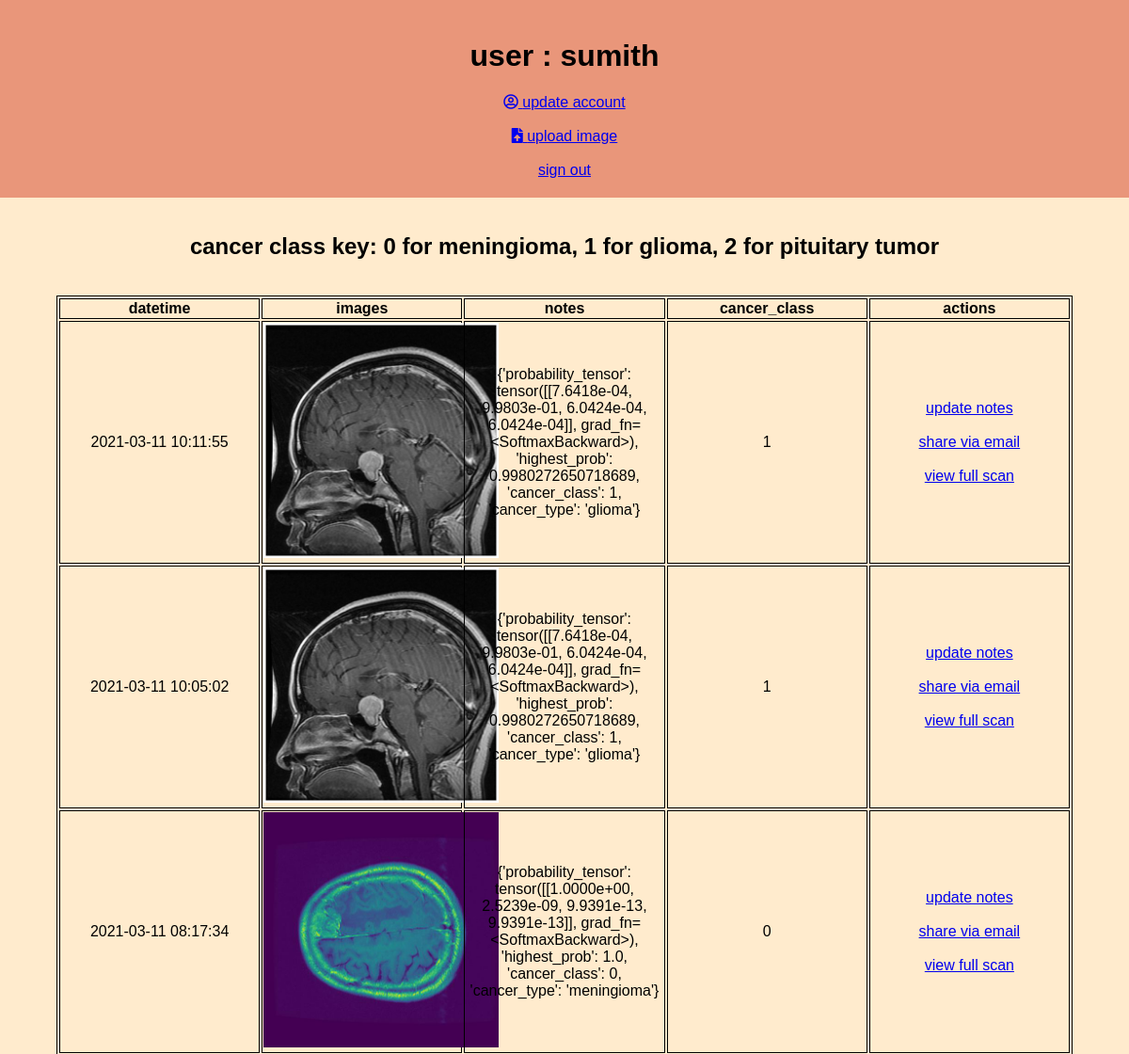
The page /user/1 (upper part) on the database as committed earlier.
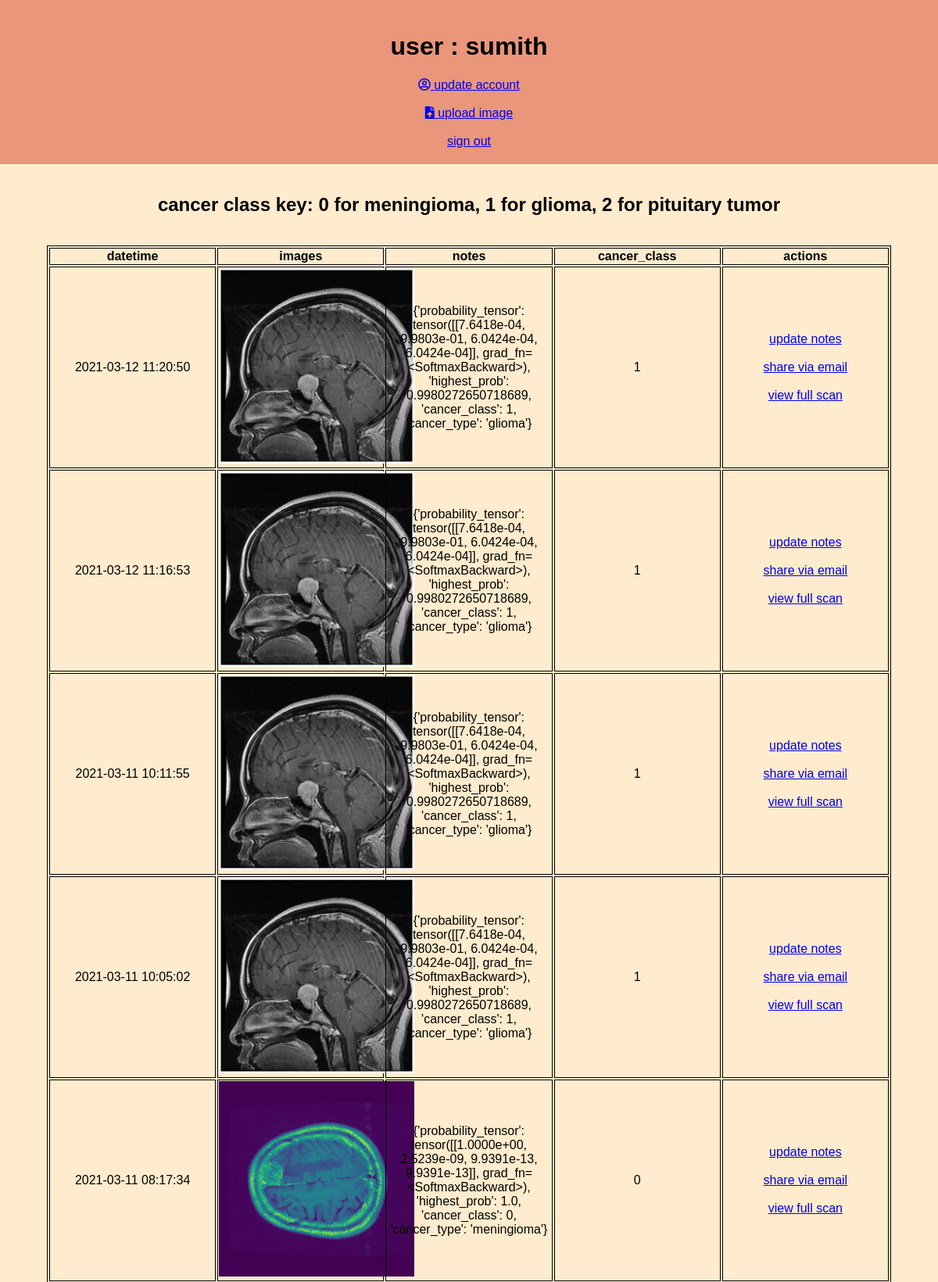
The same page on the database as committed later.
### app.py (models this page shows, shortened)
class Images(db.Model):
    __bind_key__ = 'images'
    id = db.Column(db.Integer, primary_key=True)
    user_id = db.Column(db.Integer, ForeignKey(Users.id), nullable=True)
    image_path = db.Column(db.String(200), nullable=False)
    cancer_class = db.Column(db.Integer, nullable=True)
    scan_image_path = db.Column(db.String(200), nullable=True)
    notes = db.Column(db.String(200), nullable=True)
    date_time_added = db.Column(db.String(10))

### app.py (the view)
@app.route('/user/<int:userid>')
def user(userid):
    if userid == 0:
        images = [
            Images.query.filter(Images.user_id.like(userid)).order_by(
                Images.date_time_added.desc()).first()
        ]
    else:
        images = Images.query.filter(Images.user_id.like(userid)).order_by(
            Images.date_time_added.desc()).all()
    return render_template('user.html',
                           user=Users.query.get(userid),
                           images=images)

### app.py (called while the page is built)
@app.after_request
def add_header(r):
    r.cache_control.max_age = 0
    print('no cache')
    return r

### templates/user.html (shortened to what this page needs)
{% extends 'base.html' %}
{% block body %}
<div class="top_half">
    <div class="user_profile">
        {% if user.username %}
        <h1>user : {{user.username}}</h1>
        <a href="/update/{{user.id}}">
            <i class="far fa-user-circle"></i>
            update account
        </a>
        <br>
        <br>
        <a href='/upload/{{user.id}}'>
            <i class="fas fa-file-upload"></i>
            upload image
        </a>
        {% endif %}
        <br>
        <br>
        <a href="/user_home">sign out</a>
        <br>
    </div>
</div>
<br>
<h2> cancer class key: 0 for meningioma, 1 for glioma, 2 for pituitary tumor</h2>
<br>
<div class='tbl_container'>
    <table>
        <tr>
            <th>datetime</th>
            <th>images</th>
            <th>notes</th>
            <th>cancer_class</th>
            <th>actions</th>
            {% if images %}
                    <tr>
                        <!-- we need to check this because then we dont need to loop
                        and we can refer directly to images -->
                        <!-- {% set source = '..' + images.image_path %}
                        <td>{{images.date_time_added}}</td>
                        <td><image src='{{ source }}' width=300px href='/view/{{user.id}}/{{images.id}}'></td>
                        <td>{{images.notes}}</td>
                        <td><a href='/update_scan/{{images.id}}'>update</a></td>
                    </tr> -->
                    {% for image in images %}
                        <tr>
                            {% set source = '..' + image.image_path %}
                            <td>{{image.date_time_added}}</td>
                            <td>
                                {% if user.id %}
                                            {% set span_id = 'close' + source %}
                                    <a class="img" id='{{ source}}' href='/view/{{user.id}}/{{image.id}}'>
                                        <image src='{{ source }}' width=250></image>
                                    </a>
                                {% else %}
                                    <a href='/view/0/{{image.id}}'>
                                        <image src='{{ source }}' width=250></image>
                                    </a>
                                {% endif %}
                            </td>
                            <td>{{image.notes}}</td>
                            <td>{{image.cancer_class}}</td>
                            <td>
                                <a href='/update_scan/{{image.id}}'>update notes</a>
                                {% if user.id %}
                                    <br>
                                    <br>
                                    <a href='/send_email/{{image.id}}'>share via email</a>
                                    <br>
                                    <br>
                                    <a href='/view/{{user.id}}/{{image.id}}'>view full scan</a>
                                {% endif %}
                            </td>
                        </tr>
                    {% endfor %}
            {% endif %}
        </tr>
    </table>
</div>
{% endblock %}

### templates/base.html (shortened to what this page needs)
<!DOCTYPE html>
<html lang="en">
<head>
    <link rel="stylesheet" href="{{url_for('static', filename='css/main.css')}}">
    <link rel="stylesheet" href="{{url_for('static', filename='css/all.css')}}">
</head>
<body>
    {% block body %} {% endblock %}
</body>
</html>

### static/css/main.css (style rules this page uses)
body { font-family: sans-serif; text-align: center; margin: 0px; padding: 0px; background-color: blanchedalmond; }
table, th, td { table-layout: fixed; border: 1px solid black; width: 90%; position: relative; }
table { left: 5%; margin-bottom: 5%; }
.top_half { border-color: darkcyan; background-color: darksalmon; padding: 20px; display: flex; justify-content: center; align-items: center; }

### static/css/all.css (style rules this page uses)
.fa, .fas, .far, .fal, .fad, .fab { -moz-osx-font-smoothing: grayscale; -webkit-font-smoothing: antialiased; display: inline-block; font-style: normal; font-variant: normal; text-rendering: auto; line-height: 1; }
.fa-file-upload:before { content: "\f574"; }
.fa-user-circle:before { content: "\f2bd"; }
.far { font-family: 'Font Awesome 5 Free'; font-weight: 400; }

### templates/user.html (style rules this page uses)
body { font-family: Arial, Helvetica, sans-serif; }

Rows that differ between the two databases and show on the page:
added Images: date_time_added "2021-03-12 11:20:50", notes "{'probability_tensor': tensor([[7.6418e-04, 9.9803e-01, 6.0424e-04, 6.0424e-04]], grad_fn=<SoftmaxBackward>), 'highest_prob': 0.9980272650718689, 'cancer_class': 1, 'cancer_type': 'glioma'}", cancer_class "1"
added Images: date_time_added "2021-03-12 11:16:53", notes "{'probability_tensor': tensor([[7.6418e-04, 9.9803e-01, 6.0424e-04, 6.0424e-04]], grad_fn=<SoftmaxBackward>), 'highest_prob': 0.9980272650718689, 'cancer_class': 1, 'cancer_type': 'glioma'}", cancer_class "1"
